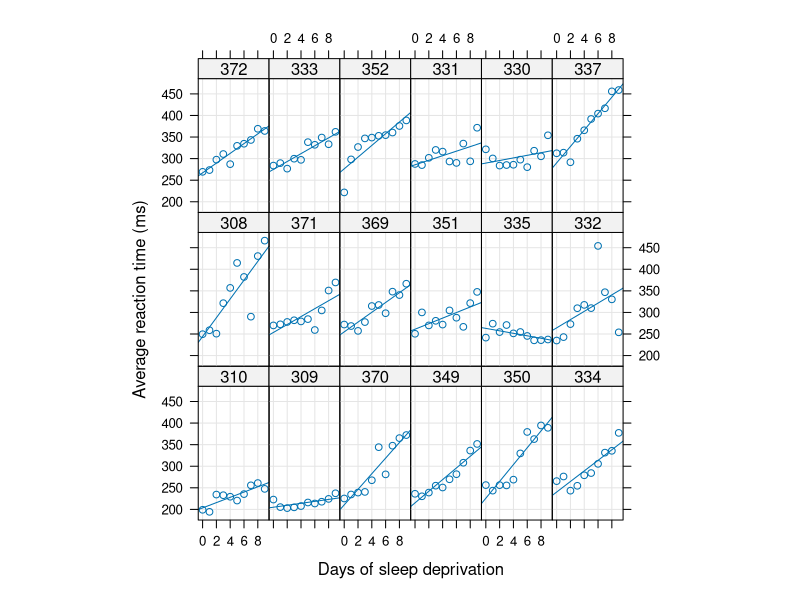
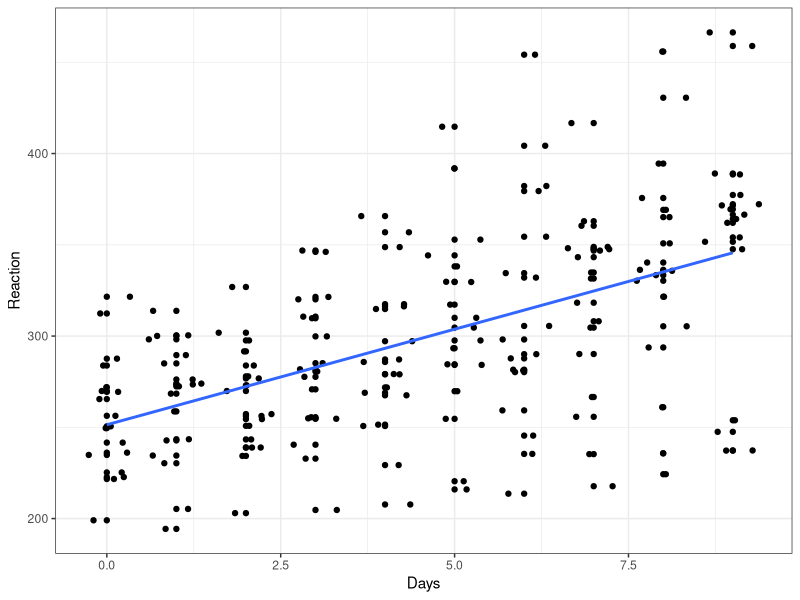
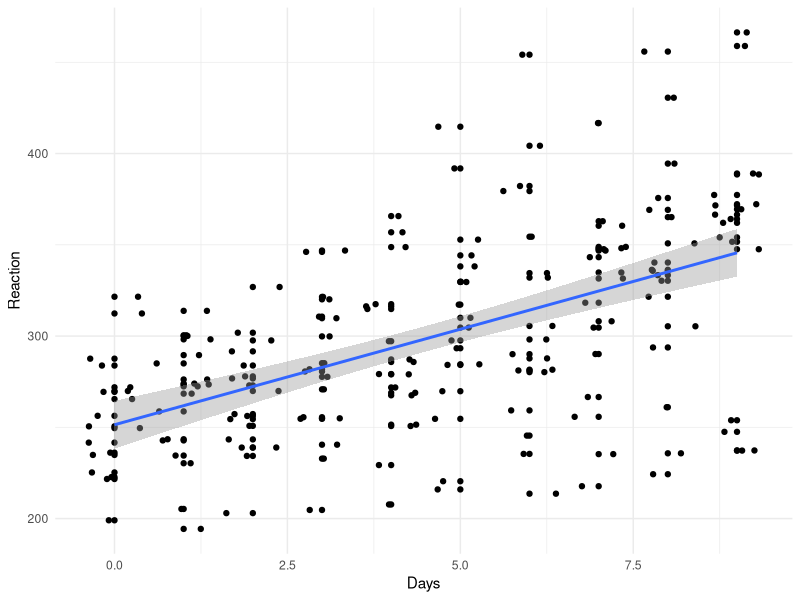
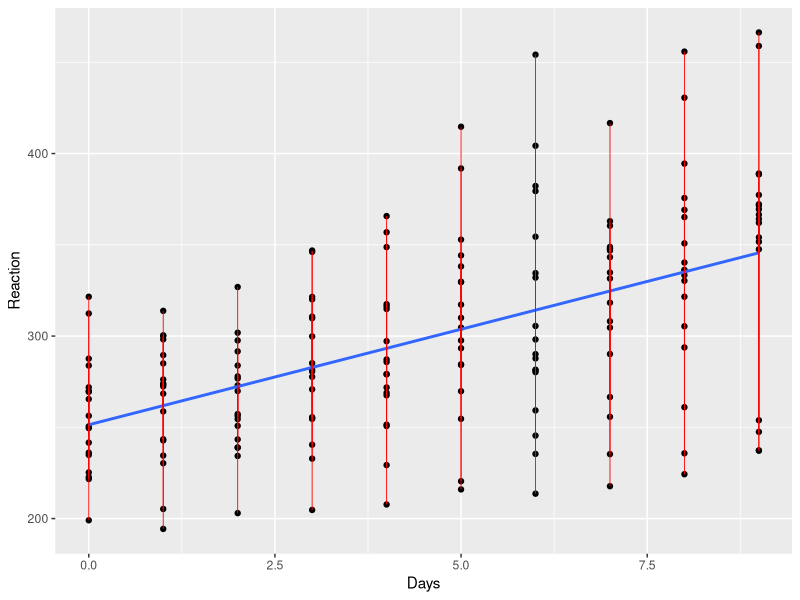
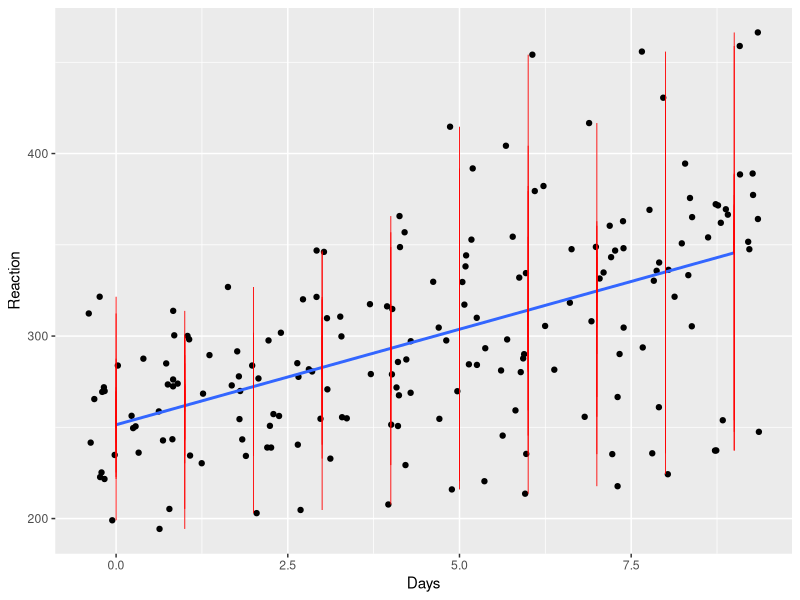
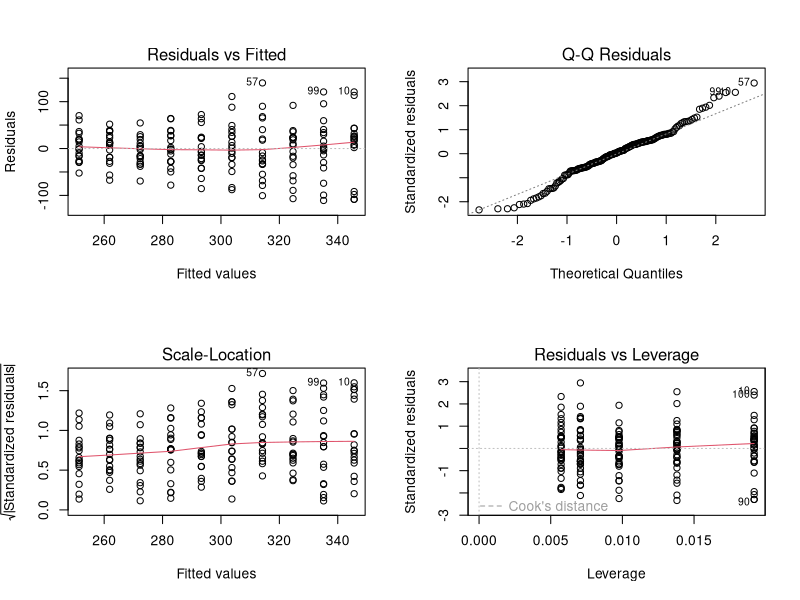
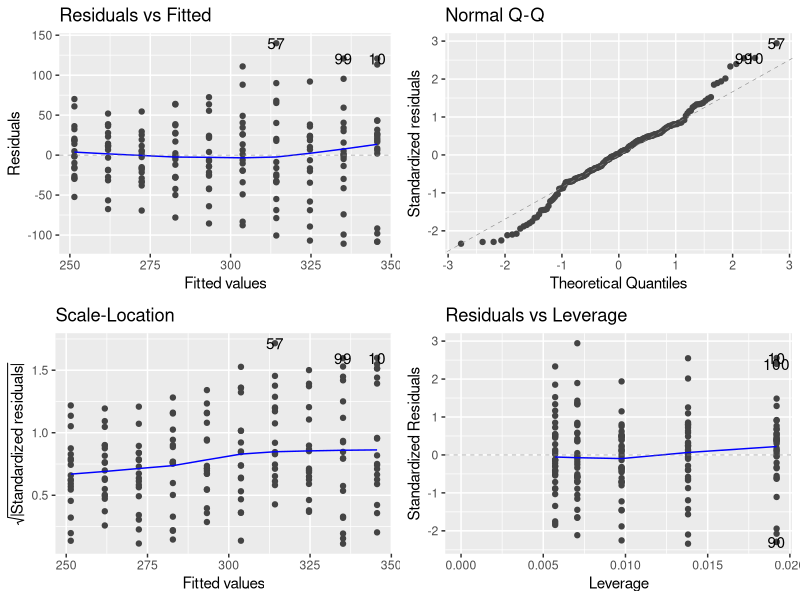
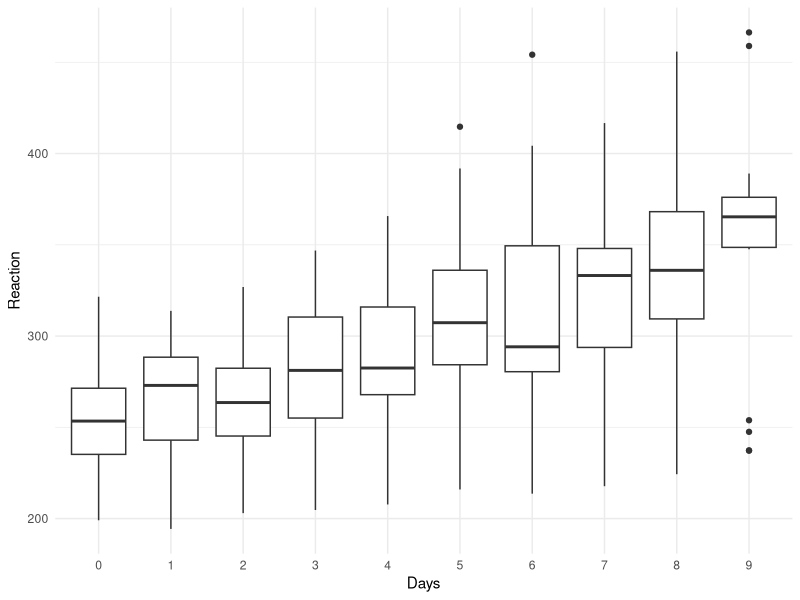

These figures' R source, in order:
library(lme4)
str(sleepstudy)
require(lattice)
xyplot(Reaction ~ Days | Subject, sleepstudy, type = c("g","p","r"),
       index = function(x,y) coef(lm(y ~ x))[1],
       xlab = "Days of sleep deprivation",
       ylab = "Average reaction time (ms)", aspect = "xy")
(fm1 <- lmer(Reaction ~ Days + (Days|Subject), sleepstudy))
(fm2 <- lmer(Reaction ~ Days + (1|Subject) + (0+Days|Subject), sleepstudy))


AIC(fm1,fm2)

library(ggplot2)
ggplot(sleepstudy,aes(Days,Reaction))+geom_point()+theme_bw()+geom_jitter()+
  geom_smooth(method='lm',se=F)

ggplot(sleepstudy,aes(Days,Reaction))+geom_point()+geom_jitter()+
  geom_smooth(method='lm')+theme_minimal()

lm1<-lm(Reaction~Days,sleepstudy)
summary(lm1)

library(broom)
model.diag.metrics <- augment(lm1)
head(model.diag.metrics)

ggplot(model.diag.metrics, aes(Days,Reaction)) +
  geom_point() +
  stat_smooth(method = lm, se = FALSE) +
  geom_segment(aes(xend = Days,
                   yend = .fitted),
               color = "red", size = 0.3)
#cool, can I jitter it

ggplot(model.diag.metrics, aes(Days,Reaction)) +
  geom_jitter() +
  stat_smooth(method = lm, se = FALSE) +
  geom_segment(aes(xend = Days,
                   yend = .fitted),
               color = "red", size = 0.3)
#hum, not quite

par(mfrow = c(2, 2))
plot(lm1)


library(ggfortify)
autoplot(lm1)

#good review of diagnostic
#http://www.sthda.com/english/articles/39-regression-model-diagnostics/161-linear-regression-assumptions-and-diagnostics-in-r-essentials/

sleepstudy$Days<-as.factor(sleepstudy$Days)
ggplot(sleepstudy,aes(Days,Reaction))+geom_boxplot()+
  theme_minimal()
